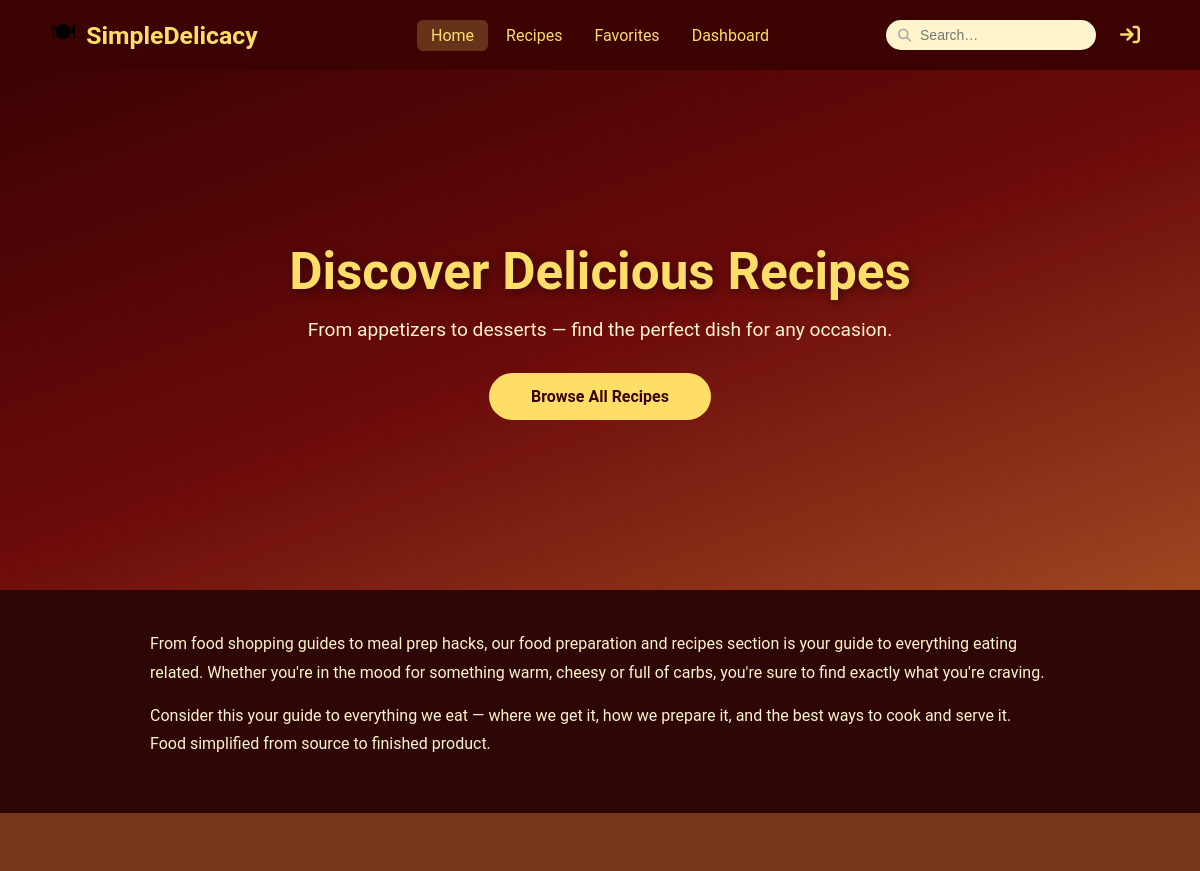
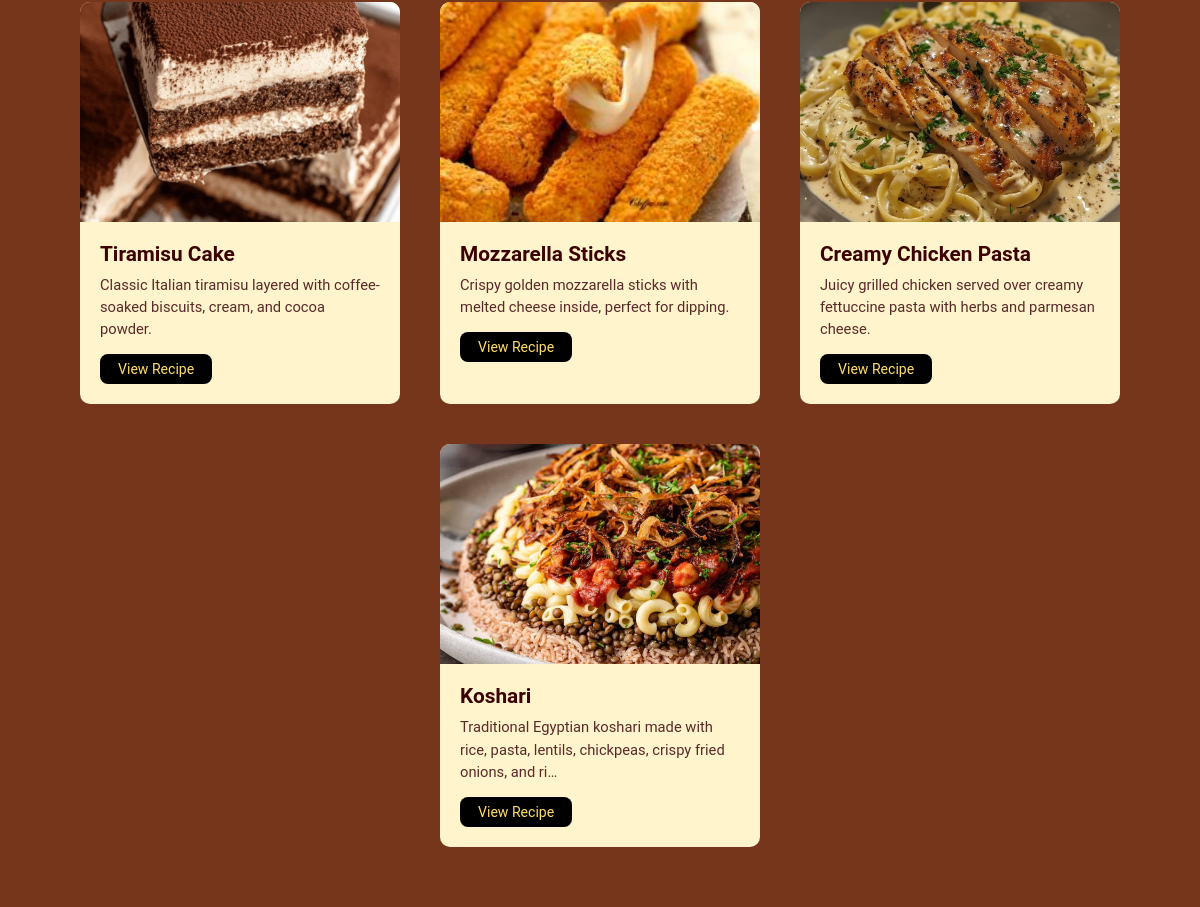
The page /admin_home/ (signed in) on the database its author committed (2 pictures, top to bottom).
### recipes/models.py (models this page shows, shortened)
class Recipe(models.Model):
    COURSE_CHOICES = [
        ('appetizers', 'Appetizers'),
        ('main course', 'Main Course'),
        ('dessert', 'Dessert'),
    ]
    name         = models.CharField(max_length=200)
    course       = models.CharField(max_length=20, choices=COURSE_CHOICES)
    description  = models.TextField()
    image        = models.ImageField(upload_to='recipes/')
    instructions = models.TextField(help_text="Enter each step on a new line.")
    created_at   = models.DateTimeField(auto_now_add=True)
    updated_at   = models.DateTimeField(auto_now=True)

### recipes/views.py (the view)
# urls.py: path('admin_home/',                 views.admin_home_view,       name='admin_home'),
@login_required(login_url='signin')
@admin_required
def admin_home_view(request):
    recipes = Recipe.objects.prefetch_related('ingredients').order_by('-created_at')
    return render(request, 'admin_home.html', {'recipes': recipes})

### templates/admin_home.html (shortened to what this page needs)
{% extends 'base.html' %}
{% load static %}
{% block extra_css %}
<link rel="stylesheet" href="{% static 'css/home.css' %}">{% endblock %}
{% block nav_search %}
<div class="nav-search-wrap">
    <input type="text" placeholder="Search…" class="nav-search" id="homeNavSearch">
</div>
{% endblock %}
{% block content %}
<section class="hero">
    <div class="hero-inner">
        <h1>Discover Delicious Recipes</h1>
        <p>From appetizers to desserts — find the perfect dish for any occasion.</p>
        <a href="{% url 'recipes_list' %}" class="hero-cta">Browse All Recipes</a>
    </div>
</section>
<section class="about-strip">
    <div class="about-text">
        <p>From food shopping guides to meal prep hacks, our food preparation and recipes section is your
            guide to everything eating related. Whether you're in the mood for something warm, cheesy or
            full of carbs, you're sure to find exactly what you're craving.</p>
        <p>Consider this your guide to everything we eat — where we get it, how we prepare it, and the
            best ways to cook and serve it. Food simplified from source to finished product.</p>
    </div>
</section>
<section class="home-grid-section">
    <div class="home-grid">
        {% for recipe in recipes %}
        <article class="home-card">
            <a href="{% url 'recipe_detail' recipe.pk %}">
                {% if recipe.image %}
                <img loading="lazy" src="{{ recipe.image.url }}" alt="{{ recipe.name }}">
                {% else %}
                <div class="card-img-placeholder"></div>
                {% endif %}
                <div class="card-body">
                    <h3>{{ recipe.name }}</h3>
                    <p>{{ recipe.description|truncatechars:100 }}</p>
                    <span class="card-btn">View Recipe</span>
                </div>
            </a>
        </article>
        {% endfor %}
    </div>
</section>
{% endblock %}

### static/css/base.css (style rules this page uses)
*, *::before, *::after { margin: 0; padding: 0; box-sizing: border-box; }
body { font-family: 'Roboto', sans-serif; background: #0f0f0f; }
.nav-search-wrap { position: relative; display: flex; align-items: center; }
.nav-search { padding: 7px 14px 7px 34px; border-radius: 20px; border: none; outline: none; background: #FFF4CB; color: #3C0202; font-size: 14px; width: 210px; }

### static/css/home.css (style rules this page uses)
body { background: #0f0f0f; }
.hero { min-height: 520px; background: linear-gradient(160deg, #3C0202 0%, #6b0a0a 50%, #9f4620 100%); display: flex; align-items: center; justify-content: center; text-align: center; padding: 60px 20px; }
.hero-inner h1 { color: #FFDE67; font-size: 3.2rem; margin-bottom: 16px; text-shadow: 2px 2px 10px rgba(0, 0, 0, .5); }
.hero-inner p { color: #FFF4CB; font-size: 1.2rem; margin-bottom: 32px; }
.hero-cta { display: inline-block; background: #FFDE67; color: #3C0202; padding: 14px 42px; border-radius: 30px; font-size: 1rem; font-weight: 700; text-decoration: none; transition: .3s; }
.about-strip { background: #3c0202b1; padding: 40px 100px; }
.about-text p { color: #FFF4CB; font-size: 1rem; line-height: 1.8; margin-bottom: 14px; max-width: 900px; margin-left: auto; margin-right: auto; }
.home-grid-section { background: #9f4620b7; padding: 60px 40px; }
.home-grid { display: flex; flex-wrap: wrap; justify-content: center; gap: 40px; }
.home-card { width: 320px; border-radius: 10px; overflow: hidden; transition: transform .3s, box-shadow .3s; background: #FFF4CB; }
.home-card a { text-decoration: none; display: block; }
.home-card img, .card-img-placeholder { width: 100%; height: 220px; object-fit: cover; display: block; }
.card-body { padding: 20px; }
.card-body h3 { color: #3C0202; font-size: 1.3rem; margin-bottom: 8px; }
.card-body p { color: #5a2a2a; font-size: .92rem; line-height: 1.5; margin-bottom: 14px; }
.card-btn { display: inline-block; background: #000; color: #FFDE67; padding: 7px 18px; border-radius: 8px; font-size: .88rem; transition: background .3s; }

### rows shown on the page
Recipe: image (picture), name "Tiramisu Cake", description "Classic Italian tiramisu layered with coffee-soaked biscuits, cream, and cocoa powder."
Recipe: image (picture), name "Mozzarella Sticks", description "Crispy golden mozzarella sticks with melted cheese inside, perfect for dipping."
Recipe: image (picture), name "Creamy Chicken Pasta", description "Juicy grilled chicken served over creamy fettuccine pasta with herbs and parmesan cheese."
Recipe: image (picture), name "Koshari", description "Traditional Egyptian koshari made with rice, pasta, lentils, chickpeas, crispy fried onions, and ri…"
